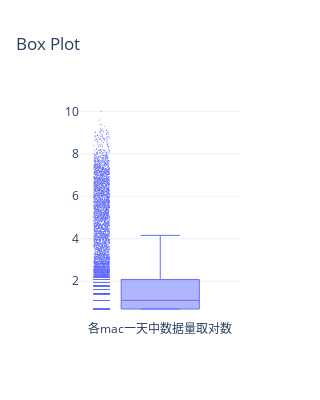

Source (notebook cell):
### Code cell
df_sta = pd.read_csv('wifi_track_data/dacang/temp_data/data_statistic_2_1214.csv')
myplot.Boxes([(df_sta.Count.apply(lambda x : math.log(x)),"各mac一天中数据量取对数"),
              ])

### Figure 1 — Plotly figure (JSON) as saved in the notebook; plotly's stock layout.template omitted (floating-point values rounded to 4 significant figures; data arrays with more than 128 entries replaced by an {"elided": "..."} marker saying what was removed)
{"data": [{"boxpoints": "all", "jitter": 0.2, "line": {"width": 1}, "marker": {"size": 1}, "name": "各mac一天中数据量取对数", "type": "box", "xaxis": "x", "y": {"elided": "15615 float values"}, "yaxis": "y"}], "layout": {"height": 400, "title": {"text": "Box Plot"}, "width": 300, "xaxis": {"anchor": "y", "domain": [0, 1]}, "yaxis": {"anchor": "x", "domain": [0, 1]}}}
